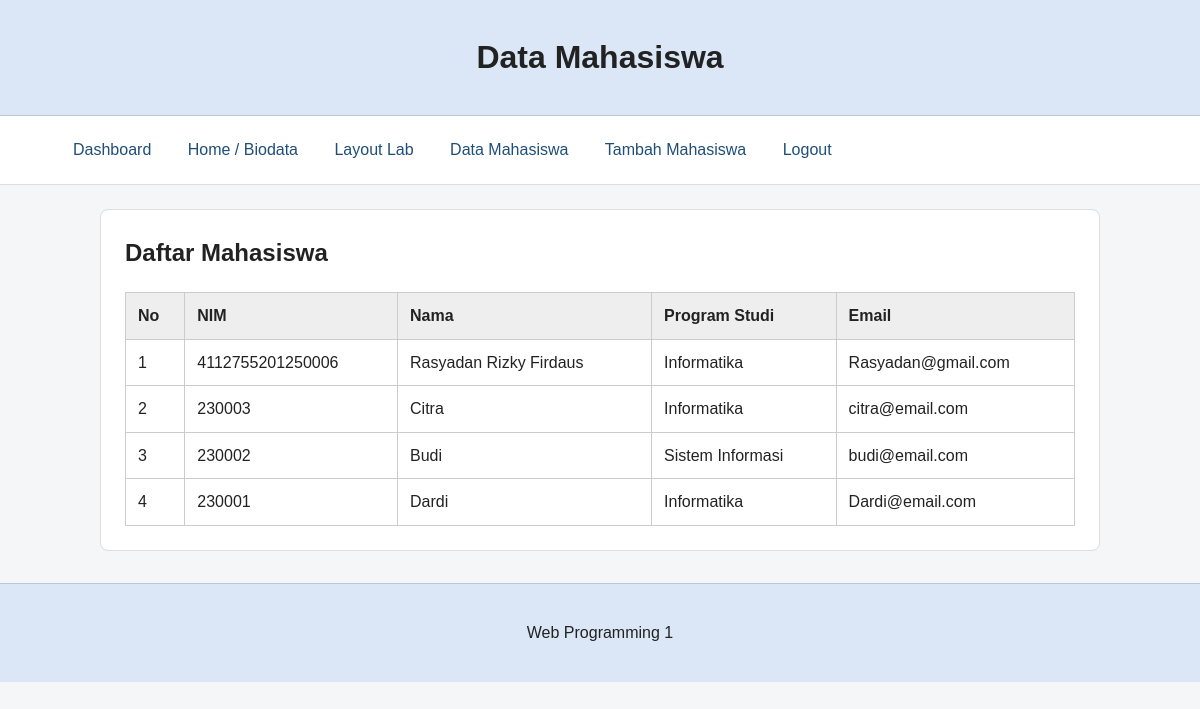
Screenshot of /data_mahasiswa.php (signed in) with the database file from the repository.
### tables this page shows
CREATE TABLE `mahasiswa` (
  `id` int NOT NULL AUTO_INCREMENT,
  `nim` varchar(20) NOT NULL,
  `nama` varchar(100) NOT NULL,
  `program_studi` varchar(100) NOT NULL,
  `email` varchar(100) NOT NULL,
  PRIMARY KEY (`id`)
);

### data_mahasiswa.php (the view, shortened to what this page needs)
<?php
require_once "koneksi.php";
$sql = "SELECT id, nim, nama, program_studi, email
        FROM mahasiswa
        ORDER BY id DESC";
$result = $conn->query($sql);
?>
<!DOCTYPE html>
<html lang="id">
<head>
    <link rel="stylesheet" href="style.css">
</head>
<body>
<header>
    <h1>Data Mahasiswa</h1>
</header>
<nav>
    <a href="dashboard.php">Dashboard</a>
    <a href="index.php">Home / Biodata</a>
    <a href="layout.php">Layout Lab</a>
    <a href="data_mahasiswa.php">Data Mahasiswa</a>
    <a href="form_mahasiswa.php">Tambah Mahasiswa</a>
    <a href="logout.php">Logout</a>
</nav>
<main>
    <section>
        <h2>Daftar Mahasiswa</h2>
        <table class="data-table">
            <thead>
                <tr>
                    <th>No</th>
                    <th>NIM</th>
                    <th>Nama</th>
                    <th>Program Studi</th>
                    <th>Email</th>
                </tr>
            </thead>
            <tbody>
            <?php $no = 1; ?>
            <?php while ($row = $result->fetch_assoc()): ?>
                <tr>
                    <td><?= $no++; ?></td>
                    <td><?= htmlspecialchars($row["nim"]); ?></td>
                    <td><?= htmlspecialchars($row["nama"]); ?></td>
                    <td><?= htmlspecialchars($row["program_studi"]); ?></td>
                    <td><?= htmlspecialchars($row["email"]); ?></td>
                </tr>
            <?php endwhile; ?>
            </tbody>
        </table>
    </section>
</main>
<footer>
    <p>Web Programming 1</p>
</footer>
</body>
</html>

### style.css (style rules this page uses)
* { box-sizing: border-box; }
body { margin: 0; font-family: Arial, sans-serif; background-color: #f4f6f8; color: #222222; line-height: 1.6; }
header { background-color: #dbe7f6; padding: 32px 20px; text-align: center; border-bottom: 1px solid #b8c7d9; }
header h1 { margin: 0; }
nav { background-color: #ffffff; padding: 12px 5%; border-bottom: 1px solid #dddddd; }
nav a { display: inline-block; padding: 8px 12px; margin-right: 6px; color: #1f4e79; text-decoration: none; border: 1px solid transparent; }
main { width: 90%; max-width: 1000px; margin: 24px auto; }
section, .card { padding: 24px; margin-bottom: 20px; border: 1px solid #dddddd; border-radius: 8px; background-color: #ffffff; }
section h2, .card h2 { margin-top: 0; }
.data-table { width: 100%; border-collapse: collapse; margin-top: 16px; }
.data-table th, .data-table td { border: 1px solid #cccccc; padding: 10px 12px; text-align: left; }
.data-table th { background-color: #eeeeee; }
footer { background-color: #dbe7f6; padding: 20px; margin-top: 32px; text-align: center; border-top: 1px solid #b8c7d9; }

### rows the page displays
mahasiswa: nim "4112755201250006", nama "Rasyadan Rizky Firdaus", program_studi "Informatika", email "Rasyadan@gmail.com"
mahasiswa: nim "230003", nama "Citra", program_studi "Informatika", email "citra@email.com"
mahasiswa: nim "230002", nama "Budi", program_studi "Sistem Informasi", email "budi@email.com"
mahasiswa: nim "230001", nama "Dardi", program_studi "Informatika", email "Dardi@email.com"
